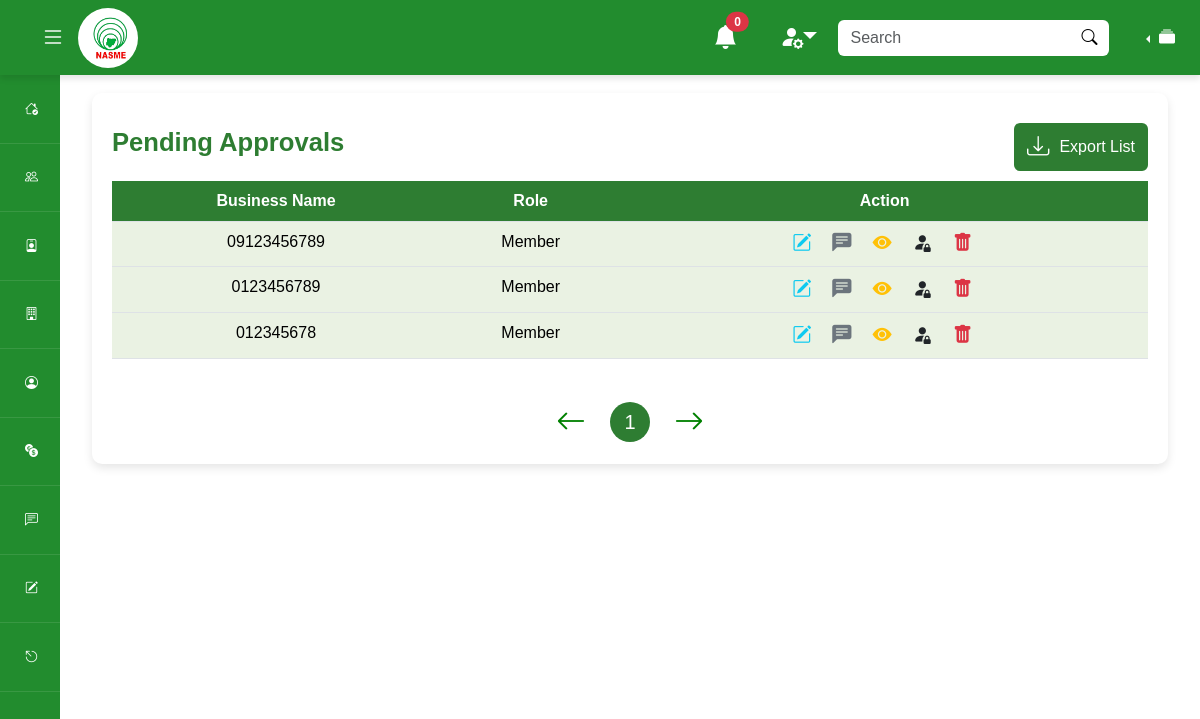
/testadmin/pending-approvals/ (signed in), run on the app's committed database.
### mainapp/models.py (models this page shows)
class User(AbstractUser):
    profile_pic = models.ImageField(upload_to='profile_pics/', blank=True, null=True)
    phone_num = models.CharField(null=True, max_length=20, validators=[validators.MinLengthValidator(10)])
    dob = models.DateField(auto_now=False, auto_now_add=False, null=True)
    has_filled_profile = models.BooleanField(default=False)
    last_updated = models.DateTimeField(auto_now=True)
    created_at = models.DateTimeField(auto_now_add=True)
    random_id = models.CharField(max_length=24, null=True)
    suspend_message = models.CharField(max_length=500, null=True)
    is_suspended = models.BooleanField(default=False)

### adminapp/views.py (the view)
# urls.py: path('pending-approvals/', views.pending_approvals, name='pending-approvals'),
def pending_approvals(request):
    match request.user:
        case _ if request.user.is_authenticated == False:
            return redirect('admin-login')
        case _ if request.user.is_staff == False:
            return redirect('admin-login')
    users = User.objects.filter(is_active = False)
    users = users.filter(is_suspended = False)
    businesses = Business.objects.all()
    context = {
        'users' : users,
        'businesses' : businesses,
    }
    return render(request, 'adminapp/pending-approvals.html', context)

### adminapp/context_processor.py (called while the page is built)
def global_resources(request):
    all_units = Unit.objects.all()
    context = {
        'units': all_units
    }
    return context

### templates/adminapp/pending-approvals.html (shortened to what this page needs)
{% extends 'partials/base.html' %} {% load static %} {% block styles %}
<link rel="stylesheet" href="{% static 'css/styles.css' %}" />
{% endblock styles %} {% block content %}
<div class="container my-5">
  <div class="row justify-content-center align-items-center">
    <div class="col-lg-12">
      <div class="table-container">
        <div class="table-actions">
          <h2>Pending Approvals</h2>
          <div class="d-flex justify-content-center align-items-center gap-3">
            <button class="btn btn-custom">
              <i class="bi bi-download icon icon-btn"></i>
              <span>Export List</span>
            </button>
          </div>
        </div>
        <div class="table-responsive-xxl">
          <table class="table table-hover">
            <thead>
              <tr>
                <th class="text-center">Business Name</th>
                <th class="text-center">Role</th>
                <th class="text-center">Action</th>
              </tr>
            </thead>
            <tbody>
              {% for user in users %}
              <tr>
                <td class="text-center">
                  {% if not user.is_staff %}
                      {% if user.business %}
                          {{user.business.name}}
                      {% else %}
                          {{user.username}}
                      {% endif %}
                  {% else %}
                      {{user.username}}
                  {% endif %}</td>
                <td class="text-center">{% if user.is_staff == False %}Member{% else %}Admin{% endif %}</td>
                <td class="action-icons">
                  <div class="action-icons-container d-flex justify-content-center align-items-center">
                    <a href="#" class="text-info"
                      ><i class="bi bi-pencil-square"></i
                    ></a>
                    <a href="#" class="text-secondary"
                      ><i class="bi bi-chat-left-text-fill"></i
                    ></a>
                    <a href="#" class="text-warning"
                      ><i class="bi bi-eye-fill"></i
                    ></a>
                    <a href="#" class="text-dark"
                      ><i class="bi bi-person-fill-lock"></i
                    ></a>
                    <a href="#" class="text-danger"
                      ><i class="bi bi-trash-fill"></i
                    ></a>
                  </div>
                </td>
              </tr>
              {% endfor %}
            </tbody>
          </table>
        </div>
        <div
          class="d-flex justify-content-center gap-4 align-items-center mt-4"
        >
          <i class="bi bi-arrow-left pagination-arrow"></i>
          <div>
            <button class="btn-pagination">1</button>
          </div>
          <i class="bi bi-arrow-right pagination-arrow"></i>
        </div>
      </div>
    </div>
  </div>
</div>
{% endblock content %}

### staticfiles/css/styles.css (style rules this page uses)
:root { --main-theme: #2e7d32 !important; }
body { font-family: Arial, sans-serif !important; }
.btn-custom { background-color: var(--main-theme) !important; color: white !important; display: flex !important; justify-content: center !important; align-items: center !important; }
.icon-container, .icon { font-size: 2.5rem !important; color: var(--main-theme) !important; }
.icon-btn { font-size: 1.4rem !important; color: white !important; margin-right: 10px !important; }
h1, h2, h4, h5 { color: var(--main-theme) !important; font-weight: bold !important; }
h2 { font-size: 1.6rem !important; }
.table-container { background-color: #fff !important; padding: 20px !important; border-radius: 10px !important; box-shadow: 0 4px 10px rgba(0, 0, 0, 0.1) !important; width: 100%; }
.table { border-radius: 5px !important !important; overflow: hidden !important; }
.table thead th { background-color: var(--main-theme) !important; color: white !important; font-weight: bold !important; }
.table tbody td { background-color: #eaf2e3 !important; text-align: center !important; }
.action-icons i { font-size: 1.2rem !important; padding: 8px !important; margin-right: 5px !important; }
.action-icons-container { display: flex !important; justify-content: center !important; align-items: center !important; }
.btn-pagination { background-color: var(--main-theme) !important; color: white !important; border-radius: 50% !important; border: none !important; width: 40px !important; height: 40px !important; font-size: 20px !important; }
.pagination-arrow { color: green !important; font-size: 30px !important; cursor: pointer !important; }

### templates/adminapp/pending-approvals.html (style rules this page uses)
.table-actions { display: flex; justify-content: space-between; align-items: center; margin: 10px 0; }
.table tbody td { background-color: #eaf2e3; }
.action-icons i { font-size: 1.2rem; padding: 8px; margin-right: 5px; }
.pagination-arrow { color: green; font-size: 30px; cursor: pointer; }

### data on the page
User: username "09123456789", is_staff "Member"
User: username "0123456789", is_staff "Member"
User: username "012345678", is_staff "Member"
